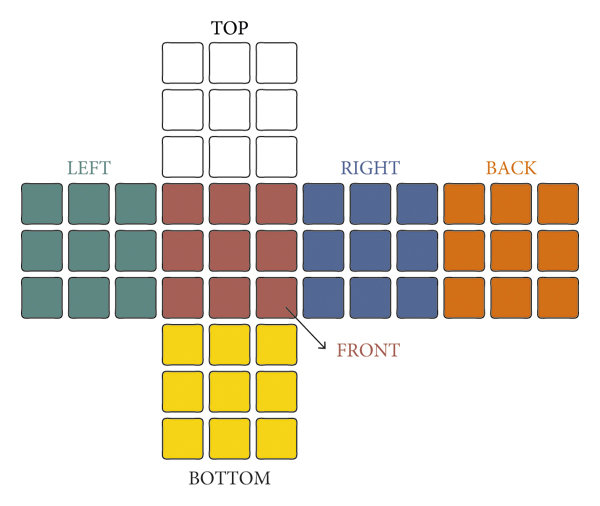
#> input picture img/cube-in-plane.jpg, 600 x 506 px; its folder holds only this picture in this run
$ python -i rubix_scanner.py   (imports and definitions only)
#> lines starting #> are read from the running program, lines starting #| are printed output that depends on the picture; after the words box and inside, x2 and y2 are one past the last pixel; in counts of white or black regions, pixels touching at a corner belong together
### rubix.py
""" A minimalstic Rubik's cube solver.

We model a rubix cube as a discrete object in 3-dimensional Euclidean space,
centered at the origin (0, 0, 0).
Each *cubelet* has coordinates (x, y, z) in {-1, 0, 1}^3.
Each *move* is a 90 degree hyperplane rotation, with the hyperplane given
by a standard unit vector or its opposite.
"""

import numpy as np
import heapq
import random
import functools
from datetime import datetime
from dataclasses import dataclass, field
from typing import Any

# Whether or not to use randomization during search.
RANDOMIZE_SEARCH = True

# Remember start up time and move count for stats.
STARTUP_TIME, TOTAL_MOVES = datetime.now(), 0

# Redefine print to include timestamps.
_print = print
def print(*args, **kw):
  _print("[%s]" % (datetime.now().strftime('%H:%M:%S')), *args, **kw)

# Returns the 1-norm of a vector.
def norm1(v): return abs(v[0]) + abs(v[1]) + abs(v[2])

# Returns a 2-dimensional matrix as a tuple.
def tupled(np_mat): return tuple(tuple(int(x) for x in row) for row in np_mat)

# We are interested in x, y, z coordinates ranging over {-1, 0, 1}.
crange = [-1, 0, 1]
vectors = tuple((x,y,z) for x in crange for y in crange for z in crange)
unit_vectors = [v for v in vectors if norm1(v) == 1]

# A cube is encoded as a finite map from cubelets to 3-by-3 rotation matrices
# `r`, where each cubelet is encoded as the 3D vector `c` that indicates the
# position of the cubelet in the solved cube.
# The cubelets current position is given by the matrix-vector product `c*r`.
cubelets = tuple(c for c in vectors if any(c))
solved_cube = tuple((c, tupled(np.identity(3))) for c in cubelets)
NUM_CUBELETS = len(solved_cube)

# A move is a clockwise or counterclockwise 90 degree rotation of the
# slice pointed at by a unit vector.
moves = [(v, direction) for v in unit_vectors for direction in [-1, 1]]

# Each color is encoded by the unit vector corresponding to the direction that
# faces of that color point to in a solved cube.
color_names = {
  (+1, 0, 0): "GREEN",   # front
  (0, +1, 0): "RED",     # right
  (0, 0, +1): "WHITE",   # top
  (-1, 0, 0): "BLUE",    # back
  (0, -1, 0): "ORANGE",  # left
  (0, 0, -1): "YELLOW",  # bottom
}
assert all(v in color_names for v in unit_vectors)

cubelet_types = ("hidden", "center", "edge", "corner")
def describe_cubelet_type(cubelet): return cubelet_types[norm1(cubelet)]

# [17 lines left out: functions describe_position, describe_config, not called in this run]

@functools.cache
def position(cubelet, rotation): return tuple(np.matmul(rotation, cubelet))

# [6 lines left out: function describe_cubelet, not called in this run]

def describe_cube(cube):
  return "\n".join(sorted(describe_cubelet(*c) for c in cube))

# [6 lines left out: function describe_move, not called in this run]

def inverse_move(move):
  v, direction = move
  return (v, -direction)

@functools.cache
def rotation_matrix(move):
  v, direction = move
  # The rotational axis is the dimension into which `v` is pointing.
  fixed_dim = next(i for i in range(3) if v[i])
  # The rotation takes place in the other two dimensions.
  r1, r2 = (i for i in range(3) if i != fixed_dim)

  M = np.zeros([3, 3])
  M[fixed_dim, fixed_dim] = 1
  # The 90 degree rotation matrix [[0, 1], [-1,0]], adjusted by direction.
  # https://en.wikipedia.org/wiki/Rotation_matrix#Common_rotations
  M[r1, r2], M[r2, r1] = direction, -direction
  return M

# [25 lines left out: functions apply_move_to_cubelet_rotation, apply_move_to_cube, shuffle, run_tests, not called in this run]

@dataclass(order=True, frozen=True)
class PrioritizedItem:
  item: Any = field(compare=False)
  priority: int

def astar(start, is_goal, apply_move, heuristic = lambda _: 0,
          get_moves = lambda _: moves, random_weight=0, max_moves=100_000):
  global TOTAL_MOVES
  if is_goal(start): return (start, ())
  budget = max_moves

  def reconstruct_solution(dst):
    path, current = [], dst
    while current in came_from:
      src, move = came_from[current]
      path.append(move)
      current = src
    return (dst, tuple(reversed(path)))

  while True:
    frontier = [PrioritizedItem(start, 0)]
    came_from, cost_so_far = {}, { start : 0 }
    moves_simulated = 0
    budget_exceeded = False

    while frontier:
      src = heapq.heappop(frontier).item
      last_move = came_from[src][1] if src in came_from else None
      for move in get_moves(src):
        # Never immediately undo the move just taken.
        if last_move:
          if move == inverse_move(last_move): continue
          # Opposite face moves commute; prune duplicate branches by enforcing canonical order.
          if last_move[0] > move[0] and (-last_move[0][0], -last_move[0][1], -last_move[0][2]) == move[0]: continue
        dst, cost = apply_move(move, src), cost_so_far[src] + 1
        moves_simulated += 1
        TOTAL_MOVES += 1
        budget_exceeded = budget is not None and moves_simulated >= budget
        if dst in cost_so_far and cost_so_far[dst] <= cost:
          if budget_exceeded: break
          continue
        cost_so_far[dst], came_from[dst] = cost, (src, move)
        if is_goal(dst): return reconstruct_solution(dst)
        if budget_exceeded: break
        h_weight = random.gauss(1, random_weight) if RANDOMIZE_SEARCH else 1
        priority = cost + h_weight * heuristic(dst)
        heapq.heappush(frontier, PrioritizedItem(dst, priority))
      if budget_exceeded:
        break
    if not budget_exceeded or budget is None or random_weight == 0 or not RANDOMIZE_SEARCH:
      return None
    print("search budget of %d moves exceeded; restarting" % budget)
    budget = max(int(1.5 * budget), budget + 1)

@functools.cache
def is_cubelet_solved(cubelet, rotation):
  colors = np.diag(cubelet)
  color_positions = rotation @ colors
  return np.array_equal(colors, color_positions)

def is_cube_solved(cube): return all(is_cubelet_solved(c, r) for c, r in cube)

@functools.cache
def min_moves_to_solved(cubelet, rotation):
  _, path = astar(rotation, lambda r: is_cubelet_solved(cubelet, r),
                  lambda m, r: tupled(rotation_matrix(m) @ r))
  return len(path)

@functools.cache
def min_moves_to_position(cubelet, rotation):
  _, path = astar(rotation, lambda r: position(cubelet, r) == cubelet,
                  lambda m, r: tupled(rotation_matrix(m) @ r))
  return len(path)

# The 24 rotational orientations of a cubelet in SO(3).
identity_3 = tupled(np.identity(3))
rotations = [identity_3]
for r in rotations:
  for m in moves:
    mr = tupled(rotation_matrix(m) @ r)
    if mr not in rotations: rotations.append(mr)
rot_to_id = {r: i for i, r in enumerate(rotations)}

# Fast state transitions compiled directly from linear algebra hyperplane tests.
transitions = tuple(
  tuple(
    tuple(
      rot_to_id[tupled(rotation_matrix(m) @ r)] if np.dot(m[0], position(c, r)) > 0 else r_idx
      for r_idx, r in enumerate(rotations)
    ) for c in cubelets
  ) for m in moves
)
move_to_id = {m: i for i, m in enumerate(moves)}

def to_cube(state): return tuple((cubelets[i], rotations[state[i]]) for i in range(NUM_CUBELETS))
def from_cube(cube):
  d = dict(cube)
  return tuple(rot_to_id[d[c]] for c in cubelets)

def apply_move_fast(m, s):
  t = transitions[move_to_id[m]]
  return tuple(t[i][s[i]] for i in range(NUM_CUBELETS))

def has_yellow_bottom(c, r): return c[2] == -1 and position((0, 0, -1), r) == (0, 0, -1)
def is_in_right_place(c, r): return position(c, r) == c

is_solved_tab = tuple(tuple(is_cubelet_solved(c, r) for r in rotations) for c in cubelets)
dist_solved_tab = tuple(tuple(min_moves_to_solved(c, r) for r in rotations) for c in cubelets)
dist_pos_tab = tuple(tuple(min_moves_to_position(c, r) for r in rotations) for c in cubelets)
has_yellow_tab = tuple(tuple(has_yellow_bottom(c, r) for r in rotations) for c in cubelets)
is_in_place_tab = tuple(tuple(is_in_right_place(c, r) for r in rotations) for c in cubelets)

top_edges = tuple(i for i, c in enumerate(cubelets) if c[2] == 1 and norm1(c) == 2)
top_cubelets = tuple(i for i, c in enumerate(cubelets) if c[2] == 1)
top_or_mid = tuple(i for i, c in enumerate(cubelets) if c[2] >= 0)
bot_edges = tuple(i for i, c in enumerate(cubelets) if c[2] == -1 and norm1(c) == 2)
bot_corners = tuple(i for i, c in enumerate(cubelets) if c[2] == -1 and norm1(c) == 3)
bot_edge_heur_idx = tuple(i for i, c in enumerate(cubelets) if not (c[2] == -1 and norm1(c) == 3))
mid_cubelets = tuple(i for i, c in enumerate(cubelets) if c[2] == 0)
bot_cubelets = tuple(i for i, c in enumerate(cubelets) if c[2] == -1)
bot_corner_dist = tuple(dist_pos_tab[i] if norm1(c) == 3 else dist_solved_tab[i] for i, c in enumerate(cubelets))

p = 0.5
def top_layer_heuristic(s): return (sum(dist_solved_tab[i][s[i]]**p for i in top_cubelets)**(1/p)) / 8
def middle_layer_heuristic(s): return (sum(dist_solved_tab[i][s[i]]**p for i in top_or_mid)**(1/p)) / 4
def bottom_layer_edge_heuristic(s): return (sum(dist_solved_tab[i][s[i]]**p for i in bot_edge_heur_idx)**(1/p)) / 3
# [5 lines left out: function bottom_layer_corner_heuristic, not called in this run]

TOTAL_MOVES = 0

# [99 lines left out: functions solve_top_and_middle_layer, solve_bottom_layer_edges, solve_bottom_layer_corners, solve_endgame, solve, print_stats, not called in this run]

# [16 lines that do not run on import are left out]

### rubix_scanner.py
"""Rubik's Cube Webcam & Real-Time Computer Vision Scanner.

Provides Apple-card-scanner style continuous scanning:
- Users hold and rotate the cube naturally in front of the camera (no rigid static grid).
- Real-time contour & perspective tracking detects the cube face, locks onto stickers,
  and overlays an augmented reality (AR) 3x3 grid.
- A live "Current Guess" model displays the evolving cube hypothesis in an unfolded net.
- Real-time dynamic feedback provides step-by-step guidance on how to rotate the cube
  and highlights/resolves any conflicting stickers or lighting misunderstandings.
- Once verified, the scanned cube seamlessly converts into the canonical rubix.py
  algebraic representation for automated solving.
"""

import cv2
import numpy as np
import pygame
import pygame.freetype
from typing import Dict, List, Tuple, Optional
import os
import sys

from rubix import (
    solved_cube,
    color_names,
    unit_vectors,
    norm1,
    tupled,
)

# Canonical face names, outward unit normals, and their center colors
FACE_NORMALS: Dict[str, Tuple[int, int, int]] = {
    "FRONT":  ( 1,  0,  0),  # GREEN
    "RIGHT":  ( 0,  1,  0),  # RED
    "TOP":    ( 0,  0,  1),  # WHITE
    "LEFT":   ( 0, -1,  0),  # ORANGE
    "BACK":   (-1,  0,  0),  # BLUE
    "BOTTOM": ( 0,  0, -1),  # YELLOW
}

NORMAL_TO_FACE: Dict[Tuple[int, int, int], str] = {
    v: k for k, v in FACE_NORMALS.items()
}

COLOR_TO_NORMAL: Dict[str, Tuple[int, int, int]] = {
    v: k for k, v in color_names.items()
}

COLOR_TO_FACE: Dict[str, str] = {
    color: NORMAL_TO_FACE[vec] for color, vec in COLOR_TO_NORMAL.items()
}

# Canonical 6 Rubik's cube colors
CANONICAL_COLORS: List[str] = ["WHITE", "YELLOW", "GREEN", "BLUE", "RED", "ORANGE"]

# Canonical 12 valid edge color pairs and 8 corner color triplets on a standard cube
VALID_EDGES = set()
# [4 lines not run here, left out]

VALID_CORNERS = set()
# [4 lines not run here, left out]

# Color palettes (RGB for Pygame, BGR for OpenCV)
RGB_COLORS: Dict[str, Tuple[int, int, int]] = {
    "WHITE":      (236, 240, 241),
    "YELLOW":     (241, 196, 15),
    "GREEN":      (46, 204, 113),
    "BLUE":       (52, 152, 219),
    "RED":        (231, 76, 60),
    "ORANGE":     (230, 126, 34),
    "UNKNOWN":    (55, 60, 65),
    "BACKGROUND": (39, 40, 35),
    "PANEL_BG":   (30, 31, 28),
    "BORDER":     (54, 56, 50),
    "TEXT":       (220, 225, 230),
    "TEXT_MUTED": (131, 148, 150),
    "ACCENT":     (46, 204, 113),
    "WARNING":    (243, 156, 18),
    "CYAN":       (26, 188, 156),
}

BGR_COLORS: Dict[str, Tuple[int, int, int]] = {
    name: (rgb[2], rgb[1], rgb[0]) for name, rgb in RGB_COLORS.items()
}


# ==============================================================================
# ==============================================================================
# Coordinate Space Bijections: Camera Grid (row, col) <-> Euclidean 3D Position
# ==============================================================================

# [52 lines left out: functions grid_to_pos, pos_to_grid, rotate_grid_cw, not called in this run]


# ==============================================================================
# Color Classification (CIELAB + HSV Perceptual Metrics)
# ==============================================================================

class ColorClassifier:
    """Perceptually classifies webcam BGR patches into canonical Rubik's cube colors."""

    def __init__(self):
        # Initial reference centers in CIELAB space (L*, a*, b*)
        self.lab_targets = {
            "WHITE":  np.array([230, 128, 128], dtype=np.float32),
            "YELLOW": np.array([210, 110, 200], dtype=np.float32),
            "GREEN":  np.array([160,  80, 155], dtype=np.float32),
            "BLUE":   np.array([120, 135,  70], dtype=np.float32),
            "RED":    np.array([130, 190, 160], dtype=np.float32),
            "ORANGE": np.array([170, 165, 185], dtype=np.float32),
        }

    # [117 lines left out: functions classify_bgr, classify_patch, compute_likelihoods_bgr, compute_likelihoods, order_quad_points, not called in this run]


# ==============================================================================
# Computer Vision Face Detector
# ==============================================================================

class FaceDetectionResult:
    """Holds the result of a single frame's cube face detection."""

    def __init__(
        self,
        found: bool,
        corners: Optional[np.ndarray] = None,
        rectified: Optional[np.ndarray] = None,
        grid_colors: Optional[List[List[str]]] = None,
        face_name: str = "UNKNOWN",
        confidence: float = 0.0,
        grid_likelihoods: Optional[List[List[Dict[str, float]]]] = None,
    ):
        self.found = found
        self.corners = corners
        self.rectified = rectified
        self.grid_colors = grid_colors or [["UNKNOWN"] * 3 for _ in range(3)]
        self.face_name = face_name
        self.confidence = confidence
        if grid_likelihoods is None:
            self.grid_likelihoods = [
                [
                    (
                        {cn: (0.99 if cn == self.grid_colors[r][c] else 0.002) for cn in CANONICAL_COLORS}
                        if self.grid_colors[r][c] in CANONICAL_COLORS
                        else {cn: 1.0 / 6.0 for cn in CANONICAL_COLORS}
                    )
                    for c in range(3)
                ]
                for r in range(3)
            ]
        else:
            self.grid_likelihoods = grid_likelihoods


class CubeFaceDetector:
    """Detects and tracks a 3x3 Rubik's cube face in continuous webcam video."""

    def __init__(self):
        self.classifier = ColorClassifier()
        self.tracked_corners: Optional[np.ndarray] = None
        self.alpha_smooth = 0.35  # Exponential moving average smoothing for corners

    def detect_face(self, frame: np.ndarray) -> FaceDetectionResult:
        """Finds the most prominent 3x3 cube face quad in the frame."""
        h, w = frame.shape[:2]
        gray = cv2.cvtColor(frame, cv2.COLOR_BGR2GRAY)
        blurred = cv2.GaussianBlur(gray, (5, 5), 0)

        # Adaptive thresholding highlights black plastic borders and sticker edges
        thresh = cv2.adaptiveThreshold(
            blurred, 255, cv2.ADAPTIVE_THRESH_GAUSSIAN_C, cv2.THRESH_BINARY_INV, 11, 2
        )

        contours, _ = cv2.findContours(thresh, cv2.RETR_LIST, cv2.CHAIN_APPROX_SIMPLE)

        candidate_quad = None
        max_area = 0.0

        # Method 1: Detect candidate individual sticker quads and take convex hull
        sticker_quads = []
        for cnt in contours:
            area = cv2.contourArea(cnt)
            if 1500 < area < 40000:
                peri = cv2.arcLength(cnt, True)
                approx = cv2.approxPolyDP(cnt, 0.04 * peri, True)
                if len(approx) == 4 and cv2.isContourConvex(approx):
                    pts = approx.reshape(4, 2)
                    d1 = np.linalg.norm(pts[0] - pts[1])
                    d2 = np.linalg.norm(pts[1] - pts[2])
                    ratio = max(d1, d2) / (min(d1, d2) + 1e-5)
                    if ratio < 1.8:
                        sticker_quads.append(pts)

        if len(sticker_quads) >= 8:
            all_pts = np.vstack(sticker_quads)
            hull = cv2.convexHull(all_pts)
            hull_peri = cv2.arcLength(hull, True)
            hull_approx = cv2.approxPolyDP(hull, 0.035 * hull_peri, True)
            if len(hull_approx) == 4 and cv2.isContourConvex(hull_approx):
                candidate_quad = hull_approx.reshape(4, 2)
                max_area = cv2.contourArea(hull)

        # Method 2: If sticker cluster was incomplete, fall back to direct outer quad
        if candidate_quad is None:
            min_area = (w * h) * 0.03
            max_frame_area = (w * h) * 0.85
            for cnt in contours:
                area = cv2.contourArea(cnt)
                if min_area < area < max_frame_area and area > max_area:
                    peri = cv2.arcLength(cnt, True)
                    approx = cv2.approxPolyDP(cnt, 0.035 * peri, True)
                    if len(approx) == 4 and cv2.isContourConvex(approx):
                        candidate_quad = approx.reshape(4, 2)
                        max_area = area

        if candidate_quad is None:
            self.tracked_corners = None
            return FaceDetectionResult(found=False)

        # Order corners consistently: TL, TR, BR, BL
        ordered_corners = order_quad_points(candidate_quad)

        # Smooth corners across frames using EMA
        if self.tracked_corners is not None:
            ordered_corners = (
                self.alpha_smooth * ordered_corners
                + (1.0 - self.alpha_smooth) * self.tracked_corners
            )
        self.tracked_corners = ordered_corners

        # Perspective warp to canonical 300x300 image
        warp_size = 300
        dst_pts = np.float32([
            [0, 0],
            [warp_size, 0],
            [warp_size, warp_size],
            [0, warp_size]
        ])
        M = cv2.getPerspectiveTransform(ordered_corners, dst_pts)
        warped = cv2.warpPerspective(frame, M, (warp_size, warp_size))

        # Sample 3x3 sticker grid (inner 45% of each 100x100 cell to avoid borders)
        grid_colors = []
        confidences = []
        grid_likelihoods = []
        cell_size = warp_size // 3
        margin = int(cell_size * 0.28)

        for r in range(3):
            row_colors = []
            row_likelihoods = []
            for c in range(3):
                y1 = r * cell_size + margin
                y2 = (r + 1) * cell_size - margin
                x1 = c * cell_size + margin
                x2 = (c + 1) * cell_size - margin
                patch = warped[y1:y2, x1:x2]
                color_name, conf = self.classifier.classify_patch(patch)
                likelihoods = self.classifier.compute_likelihoods(patch)
                row_colors.append(color_name)
                row_likelihoods.append(likelihoods)
                confidences.append(conf)
            grid_colors.append(row_colors)
            grid_likelihoods.append(row_likelihoods)

        # Center sticker defines face identity
        center_color = grid_colors[1][1]
        face_name = COLOR_TO_FACE.get(center_color, "UNKNOWN")
        avg_confidence = float(np.mean(confidences))

        return FaceDetectionResult(
            found=True,
            corners=ordered_corners,
            rectified=warped,
            grid_colors=grid_colors,
            face_name=face_name,
            confidence=avg_confidence,
            grid_likelihoods=grid_likelihoods,
        )


# ==============================================================================
# Live Cube Model Hypothesis & Invariant Validator
# ==============================================================================

class CubeModel:
    """Maintains the live hypothesis of the scanned Rubik's cube using a discrete Bayesian belief filter."""

    # [223 lines left out: functions __init__, reset, sync_beliefs_from_faces, set_facelet, update_facelet_belief, update_face_bayesian and 5 more, not called in this run]

    def get_face_entropy(self, face_name: str) -> float:
        """Computes total Shannon entropy across the 9 facelets of a face (in bits)."""
        return float(sum(self.get_facelet_entropy(face_name, r, c) for r in range(3) for c in range(3)))

    def get_total_entropy(self) -> float:
        """Computes total Shannon entropy across all 54 facelets of the cube (in bits)."""
        return float(sum(self.get_face_entropy(f) for f in FACE_NORMALS))

    # [258 lines left out: functions get_highest_entropy_face, get_progress, get_conflicts, validate, get_guidance, to_rubix_cube, not called in this run]


# ==============================================================================
# Synthetic Video Generator (Camera-Free Testing & Simulation)
# ==============================================================================

class SyntheticCubeFeed:
    """Generates realistic synthetic webcam frames of a rotating Rubik's cube."""

    # [83 lines left out: functions __init__, render_face_frame, get_frame, not called in this run]


# ==============================================================================
# Scanner Controller & State Machine
# ==============================================================================

class RubiksCubeScanner:
    """Manages the video stream, real-time CV detection, and scanning state machine."""

    # [485 lines left out: functions __init__, toggle_synthetic, step_frame, close, draw_ar_overlay, get_confidence_color and 2 more, not called in this run]


# [10 lines not run here, left out]

>>> import cv2
>>> picture = cv2.imread('img/cube-in-plane.jpg')
#> picture is the input picture: shape (506, 600, 3); mean B, G, R 207.9, 219.1, 225.4
>>> result = CubeFaceDetector().detect_face(picture)
#> in detect_face, `gray = cv2.cvtColor(frame, cv2.COLOR_BGR2GRAY)`:
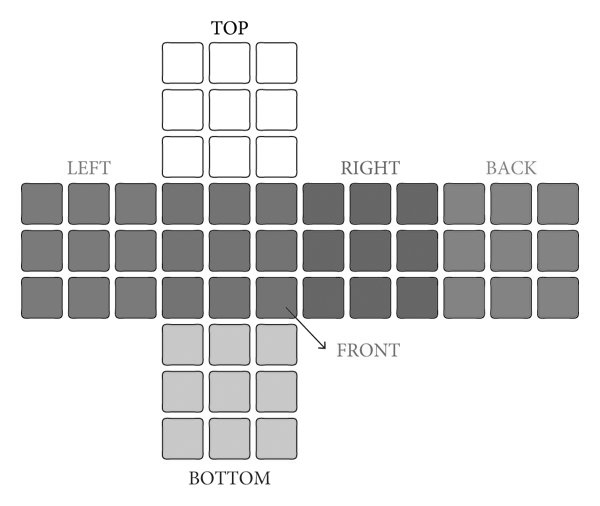
#> gray: shape (506, 600); min 0, max 255, mean 219.7
#> in detect_face, `blurred = cv2.GaussianBlur(gray, (5, 5), 0)`:
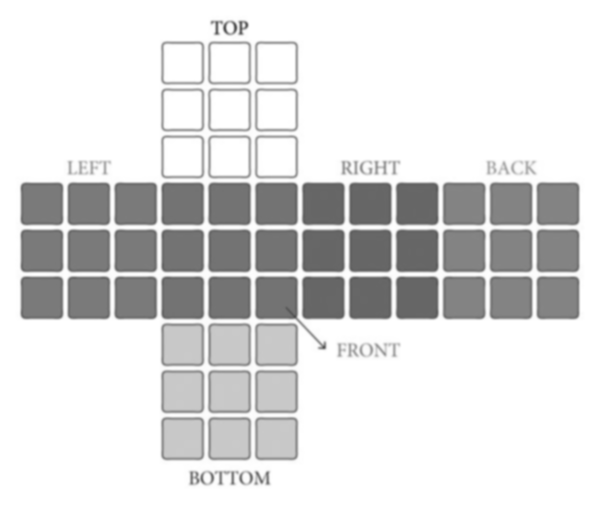
#> blurred: shape (506, 600); min 79, max 255, mean 219.7
#> in detect_face, `contours, _ = cv2.findContours(thresh, cv2.RETR_LIST, cv2.CHAIN_APPROX..`: contours = 144 contours, 3 with area under 20; largest, box (x1, y1, x2, y2) and area: (161, 135, 205, 179) 1792, (161, 41, 205, 85) 1792, (255, 277, 327, 350) 1792, (161, 88, 205, 132) 1792, (208, 41, 251, 85) 1790
#> (the rest of the program and of its run is left out)
